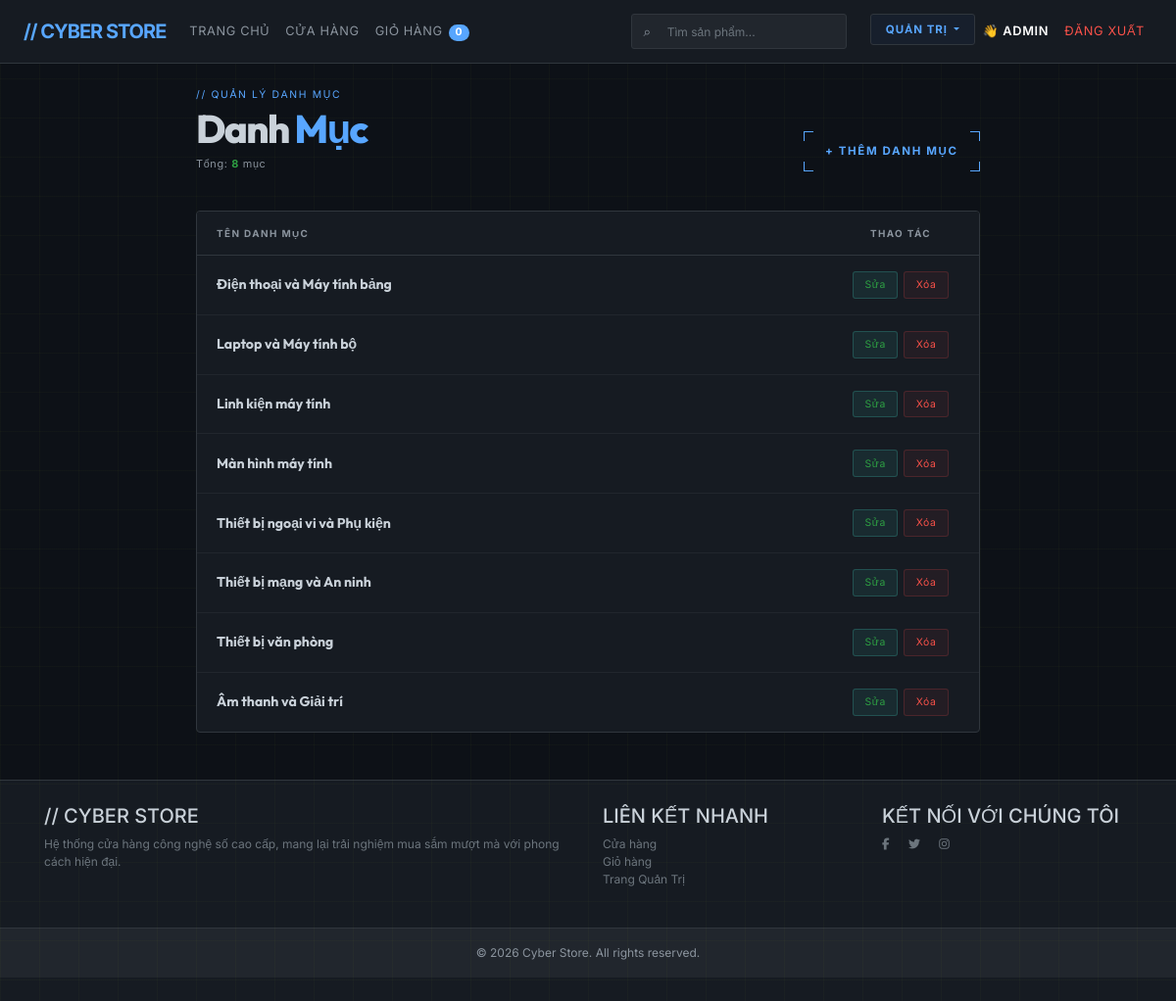
The app's page /Category/ (signed in) with its own data.
### tables this page shows
CREATE TABLE IF NOT EXISTS `category` (
  `id` int NOT NULL AUTO_INCREMENT,
  `name` varchar(255) NOT NULL,
  `description` text,
  PRIMARY KEY (`id`)
);

### app/controllers/CategoryController.php (called while the page is built, shortened)
<?php
require_once('app/config/database.php');
require_once('app/models/CategoryModel.php');
class CategoryController
{
    private $categoryModel;
    public function __construct()
    {
        $this->db = (new Database())->getConnection();
        $this->categoryModel = new CategoryModel($this->db);
    }
    public function index()
    {
        $this->list();
    }
    public function list()
    {
        $categories = $this->categoryModel->getCategories();
        include 'app/views/category/list.php';
    }
}
?>

### index.php (called while the page is built, shortened)
<?php
require_once 'app/helpers/SessionHelper.php';
$url = $_GET['url'] ?? '';
$url = rtrim($url, '/');
$url = filter_var($url, FILTER_SANITIZE_URL);
$url = explode('/', $url);
$action = isset($url[1]) && $url[1] != '' ? $url[1] : 'index';
$controller = new $controllerName();
call_user_func_array([$controller, $action], array_slice($url, 2));

### app/helpers/SessionHelper.php (called while the page is built, shortened)
<?php
class SessionHelper {
    public static function isLoggedIn() {
        return isset($_SESSION['username']);
    }
    public static function isAdmin() {
        return isset($_SESSION['username']) && isset($_SESSION['role']) && $_SESSION['role'] === 'admin';
    }
}
?>

### app/config/database.php (called while the page is built, shortened)
<?php
class Database {
    private $host = "localhost";
    private $db_name = "my_store";
    private $username = "root";
    private $password = "";
    public function getConnection() {
        $this->conn = null;
        try {
            $this->conn = new PDO("mysql:host=" . $this->host . ";dbname=" . $this->db_name, $this->username, $this->password);
            $this->conn->exec("set names utf8");
            $this->conn->exec("CREATE TABLE IF NOT EXISTS `account` (
                `id` INT AUTO_INCREMENT PRIMARY KEY,
                `username` VARCHAR(255) NOT NULL UNIQUE,
                `fullname` VARCHAR(255) NOT NULL,
                `password` VARCHAR(255) NOT NULL,
                `role` ENUM('admin', 'user') DEFAULT 'user'
            ) ENGINE=InnoDB DEFAULT CHARSET=utf8mb3");
            $columns = [
                "ADD COLUMN `phone` VARCHAR(20) NULL",
                "ADD COLUMN `email` VARCHAR(255) NULL",
                "ADD COLUMN `address` TEXT NULL",
                "ADD COLUMN `remember_token` VARCHAR(255) NULL",
                "ADD COLUMN `reset_token` VARCHAR(255) NULL",
                "ADD COLUMN `reset_token_expire` DATETIME NULL"
            ];
            foreach ($columns as $col) {
                try {
                    $this->conn->exec("ALTER TABLE `account` $col");
                } catch(PDOException $e) {
                }
            }
        } catch(PDOException $exception) {
            echo "Connection error: " . $exception->getMessage();
        }
        return $this->conn;
    }
}
?>

### app/models/CategoryModel.php (called while the page is built, shortened)
<?php
class CategoryModel
{
    private $conn;
    private $table_name = "category";
    public $id;
    public $name;
    public function __construct($db = null)
    {
        $this->conn = $db;
    }
    public function getID() { return $this->id; }
    public function getName() { return $this->name; }
    public function getCategories()
    {
        $query = "SELECT id, name, description FROM " . $this->table_name;
        $stmt = $this->conn->prepare($query);
        $stmt->execute();
        return $stmt->fetchAll(PDO::FETCH_CLASS, 'CategoryModel');
    }
}
?>

### app/views/category/list.php (the view, shortened to what this page needs)
<?php include 'app/views/shares/header.php'; ?>
<div class="page">
    <div class="topbar">
        <div>
            <p class="sys-label">// Quản lý danh mục</p>
            <h1 class="page-title">Danh <span>Mục</span></h1>
            <div class="meta-row">
                <span class="meta-item">Tổng: <strong><?php echo count($categories); ?></strong> mục</span>
            </div>
        </div>
        <a href="<?php echo BASE_URL; ?>/Category/add" class="btn-add">
            <span class="corner-tr"></span>
            <span class="corner-bl"></span>
            + Thêm danh mục
        </a>
    </div>
    <div class="table-wrap">
        <table>
            <thead>
                <tr>
                    <th>Tên danh mục</th>
                    <th>Thao tác</th>
                </tr>
            </thead>
            <tbody>
                <?php if (empty($categories)): ?>
                    <tr><td colspan="2">
                        <div class="empty-state">
                            <div class="empty-icon">[ _ ]</div>
                            <p class="empty-title">Chưa có danh mục nào</p>
                            <p class="empty-sub">// Nhấn "Thêm danh mục" để bắt đầu</p>
                        </div>
                    </td></tr>
                <?php else: ?>
                    <?php foreach ($categories as $c): ?>
                        <tr>
                            <td class="td-name" data-name="<?php echo htmlspecialchars($c->getName(), ENT_QUOTES, 'UTF-8'); ?>">
                                <?php echo htmlspecialchars($c->getName(), ENT_QUOTES, 'UTF-8'); ?>
                            </td>
                            <td class="td-actions">
                                <div class="action-row">
                                    <a href="<?php echo BASE_URL; ?>/Category/edit/<?php echo $c->getID(); ?>" class="btn-edit">Sửa</a>
                                    <a href="<?php echo BASE_URL; ?>/Category/delete/<?php echo $c->getID(); ?>" class="btn-delete" onclick="openDeleteModal(this); return false;">Xóa</a>
                                </div>
                            </td>
                        </tr>
                    <?php endforeach; ?>
                <?php endif; ?>
            </tbody>
        </table>
    </div>
</div>
<?php include 'app/views/shares/footer.php'; ?>

### app/views/shares/header.php (shortened to what this page needs)
<!DOCTYPE html>
<html lang="vi">
<head>
    <link rel="stylesheet" href="https://stackpath.bootstrapcdn.com/bootstrap/4.5.2/css/bootstrap.min.css">
</head>
<body>
    <nav class="navbar navbar-expand-lg navbar-dark" style="background-color: var(--surface) !important; border-bottom: 1px solid var(--border);">
        <a class="navbar-brand" href="<?php echo BASE_URL; ?>/Product/">// CYBER STORE</a>
        <div class="collapse navbar-collapse" id="navbarNav">
            <ul class="navbar-nav mr-auto">
                <li class="nav-item">
                    <a class="nav-link" href="<?php echo BASE_URL; ?>/">Trang chủ</a>
                </li>
                <li class="nav-item">
                    <a class="nav-link" href="<?php echo BASE_URL; ?>/Product/list">Cửa hàng</a>
                </li>
                <li class="nav-item">
                    <a class="nav-link" href="<?php echo BASE_URL; ?>/Product/cart">
                        Giỏ hàng
                        <span class="badge badge-pill" style="background-color: var(--accent); color: #ffffff; font-weight: 700; margin-left: 2px; font-size: 0.65rem; padding: 0.2rem 0.4rem;">
                             <?php echo isset($_SESSION['cart']) ? array_sum(array_column($_SESSION['cart'], 'quantity')) : 0; ?>
                        </span>
                    </a>
                </li>
            </ul>
            <form class="form-inline my-2 my-lg-0 mr-lg-3 position-relative" action="<?php echo BASE_URL; ?>/Product/list" method="GET">
                <input class="form-control mr-sm-2" type="search" name="q" placeholder="Tìm sản phẩm..." aria-label="Search" style="background: var(--surface2); border: 1px solid var(--border); border-radius: 3px; color: var(--text); font-size: 0.75rem; padding-left: 2.2rem; width: 220px; height: 36px; outline: none;" value="<?php echo isset($_GET['q']) ? htmlspecialchars($_GET['q'], ENT_QUOTES, 'UTF-8') : ''; ?>">
                <span style="position: absolute; left: 12px; top: 50%; transform: translateY(-50%); color: var(--muted); font-size: 0.85rem; pointer-events: none;">⌕</span>
            </form>
            <ul class="navbar-nav">
                <?php if (SessionHelper::isAdmin()): ?>
                <li class="nav-item dropdown">
                    <a class="nav-link dropdown-toggle" href="#" id="adminDropdown" role="button" data-toggle="dropdown" aria-haspopup="true" aria-expanded="false" style="border: 1px solid var(--border); padding: 0.4rem 0.9rem; border-radius: 3px; background: rgba(37, 99, 235, 0.05); color: var(--accent) !important; font-size: 0.72rem; font-weight: 700; letter-spacing: 0.08em;">
                        QUẢN TRỊ
                    </a>
                </li>
                <?php endif; ?>
                <li class="nav-item">
                <?php
                if (SessionHelper::isLoggedIn()) {
                    echo "<a class='nav-link' href='#' style='color: #fff !important; font-weight: 600;'>👋 " . htmlspecialchars($_SESSION['username']) . "</a>";
                } else {
                    echo "<a class='nav-link' href='" . BASE_URL . "/account/login'>Đăng nhập</a>";
                }
                ?>
                </li>
                <?php if (SessionHelper::isLoggedIn()): ?>
                <li class="nav-item">
                    <a class='nav-link' href='<?php echo BASE_URL; ?>/account/logout' style="color: var(--danger) !important;">Đăng xuất</a>
                </li>
                <?php else: ?>
                <li class="nav-item">
                    <a class='nav-link' href='<?php echo BASE_URL; ?>/account/register' style="border: 1px solid var(--accent); padding: 0.3rem 0.8rem; border-radius: 4px; color: var(--accent) !important; margin-left: 10px;">Đăng ký</a>
                </li>
                <?php endif; ?>
            </ul>
        </div>
    </nav>
    <div class="container mt-4">

### app/views/shares/footer.php (shortened to what this page needs)
    </div>
    <footer class="text-center text-lg-start mt-5 py-4" style="background-color: var(--surface); border-top: 1px solid var(--border);">
        <div class="container">
            <div class="row">
                <div class="col-lg-6 col-md-12 mb-4 text-left">
                    <h5 class="text-uppercase" style="color: var(--text);">// Cyber Store</h5>
                    <p class="text-muted">
                        Hệ thống cửa hàng công nghệ số cao cấp, mang lại trải nghiệm mua sắm mượt mà với phong cách hiện đại.
                    </p>
                </div>
                <div class="col-lg-3 col-md-6 mb-4 text-left">
                    <h5 class="text-uppercase" style="color: var(--text);">Liên kết nhanh</h5>
                    <ul class="list-unstyled mb-0">
                        <li><a href="<?php echo BASE_URL; ?>/Product/list" class="text-muted">Cửa hàng</a></li>
                        <li><a href="<?php echo BASE_URL; ?>/Product/cart" class="text-muted">Giỏ hàng</a></li>
                        <li><a href="<?php echo BASE_URL; ?>/Product/manage" class="text-muted">Trang Quản Trị</a></li>
                    </ul>
                </div>
                <div class="col-lg-3 col-md-6 mb-4 text-left">
                    <h5 class="text-uppercase" style="color: var(--text);">Kết nối với chúng tôi</h5>
                    <div class="mt-2">
                        <a href="#" class="text-muted mr-3"><i class="fab fa-facebook-f"></i></a>
                        <a href="#" class="text-muted mr-3"><i class="fab fa-twitter"></i></a>
                        <a href="#" class="text-muted mr-3"><i class="fab fa-instagram"></i></a>
                    </div>
                </div>
            </div>
        </div>
        <div class="text-center p-3 mt-3" style="background-color: var(--surface2); border-top: 1px solid var(--border);">
            © 2026 Cyber Store. All rights reserved.
        </div>
    </footer>
</body>
</html>

### app/views/shares/header.php (style rules this page uses)
:root { --bg: #0d1117; --surface: #161b22; --surface2: #21262d; --border: #30363d; --border2: #21262d; --accent: #58a6ff; --accent-dim: #388bfd; --text: #c9d1d9; --muted: #8b949e; --mono: 'Inter', sans-serif; --sans: 'Outfit', sans-serif; --danger: #f85149; --teal: #2ea043; }
body { background-color: var(--bg) !important; color: var(--text) !important; font-family: var(--sans) !important; }
.navbar { background-color: var(--surface) !important; border-bottom: 1px solid var(--border); font-family: var(--mono); padding: 0.75rem 1.5rem; }
.navbar-brand { color: var(--accent) !important; font-weight: 700; letter-spacing: -0.05em; }
.nav-link { color: var(--muted) !important; font-size: 0.8rem; text-transform: uppercase; letter-spacing: 0.05em; transition: color 0.2s; }
footer { background-color: var(--surface) !important; border-top: 1px solid var(--border); color: var(--muted) !important; font-family: var(--mono); font-size: 0.75rem; }
footer a { color: var(--muted) !important; transition: color 0.2s; }

### records on screen
category: name "Điện thoại và Máy tính bảng"
category: name "Laptop và Máy tính bộ"
category: name "Linh kiện máy tính"
category: name "Màn hình máy tính"
category: name "Thiết bị ngoại vi và Phụ kiện"
category: name "Thiết bị mạng và An ninh"
category: name "Thiết bị văn phòng"
category: name "Âm thanh và Giải trí"

### other values on screen
$_SESSION['username'] "ADMIN"
count($categories) "8"
